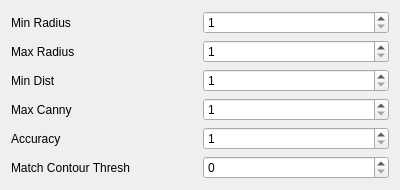
<?xml version="1.0" encoding="UTF-8"?>
<ui version="4.0">
 <class>Form</class>
 <widget class="QWidget" name="Form">
  <property name="geometry">
   <rect>
    <x>0</x>
    <y>0</y>
    <width>400</width>
    <height>153</height>
   </rect>
  </property>
  <property name="windowTitle">
   <string>Form</string>
  </property>
  <layout class="QGridLayout" name="gridLayout">
   <item row="3" column="0">
    <widget class="QLabel" name="label_7">
     <property name="text">
      <string>Max Canny</string>
     </property>
    </widget>
   </item>
   <item row="2" column="1">
    <widget class="QSpinBox" name="min_dist">
     <property name="minimum">
      <number>1</number>
     </property>
    </widget>
   </item>
   <item row="3" column="1">
    <widget class="QSpinBox" name="max_canny">
     <property name="minimum">
      <number>1</number>
     </property>
    </widget>
   </item>
   <item row="4" column="1">
    <widget class="QSpinBox" name="accuracy">
     <property name="minimum">
      <number>1</number>
     </property>
    </widget>
   </item>
   <item row="4" column="0">
    <widget class="QLabel" name="label_8">
     <property name="text">
      <string>Accuracy</string>
     </property>
    </widget>
   </item>
   <item row="1" column="1">
    <widget class="QSpinBox" name="max_radius">
     <property name="minimum">
      <number>1</number>
     </property>
     <property name="maximum">
      <number>1000</number>
     </property>
    </widget>
   </item>
   <item row="0" column="1">
    <widget class="QSpinBox" name="min_radius">
     <property name="minimum">
      <number>1</number>
     </property>
     <property name="maximum">
      <number>1000</number>
     </property>
    </widget>
   </item>
   <item row="1" column="0">
    <widget class="QLabel" name="label_5">
     <property name="text">
      <string>Max Radius</string>
     </property>
    </widget>
   </item>
   <item row="2" column="0">
    <widget class="QLabel" name="label_6">
     <property name="text">
      <string>Min Dist</string>
     </property>
    </widget>
   </item>
   <item row="0" column="0">
    <widget class="QLabel" name="label_4">
     <property name="text">
      <string>Min Radius</string>
     </property>
    </widget>
   </item>
   <item row="5" column="0">
    <widget class="QLabel" name="label">
     <property name="text">
      <string>Match Contour Thresh</string>
     </property>
    </widget>
   </item>
   <item row="5" column="1">
    <widget class="QSpinBox" name="matching_contour_threshold"/>
   </item>
  </layout>
 </widget>
 <resources/>
 <connections/>
</ui>
